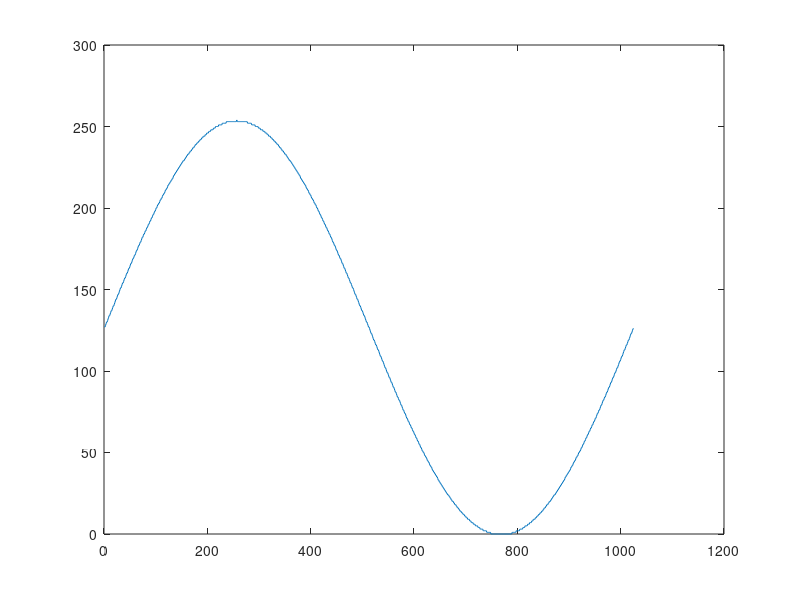

Write the MATLAB code that produced this figure.
x=[];
f=fopen('sine.txt','w');

for i=0:1024 
    x(i+1) = floor(127*sin(i*2*pi/1024)+127);
  %  fprintf('sine.txt', '%u',x(i+1));
    fprintf( f,'%d%c\n',x(i+1),',');
end

plot(x);